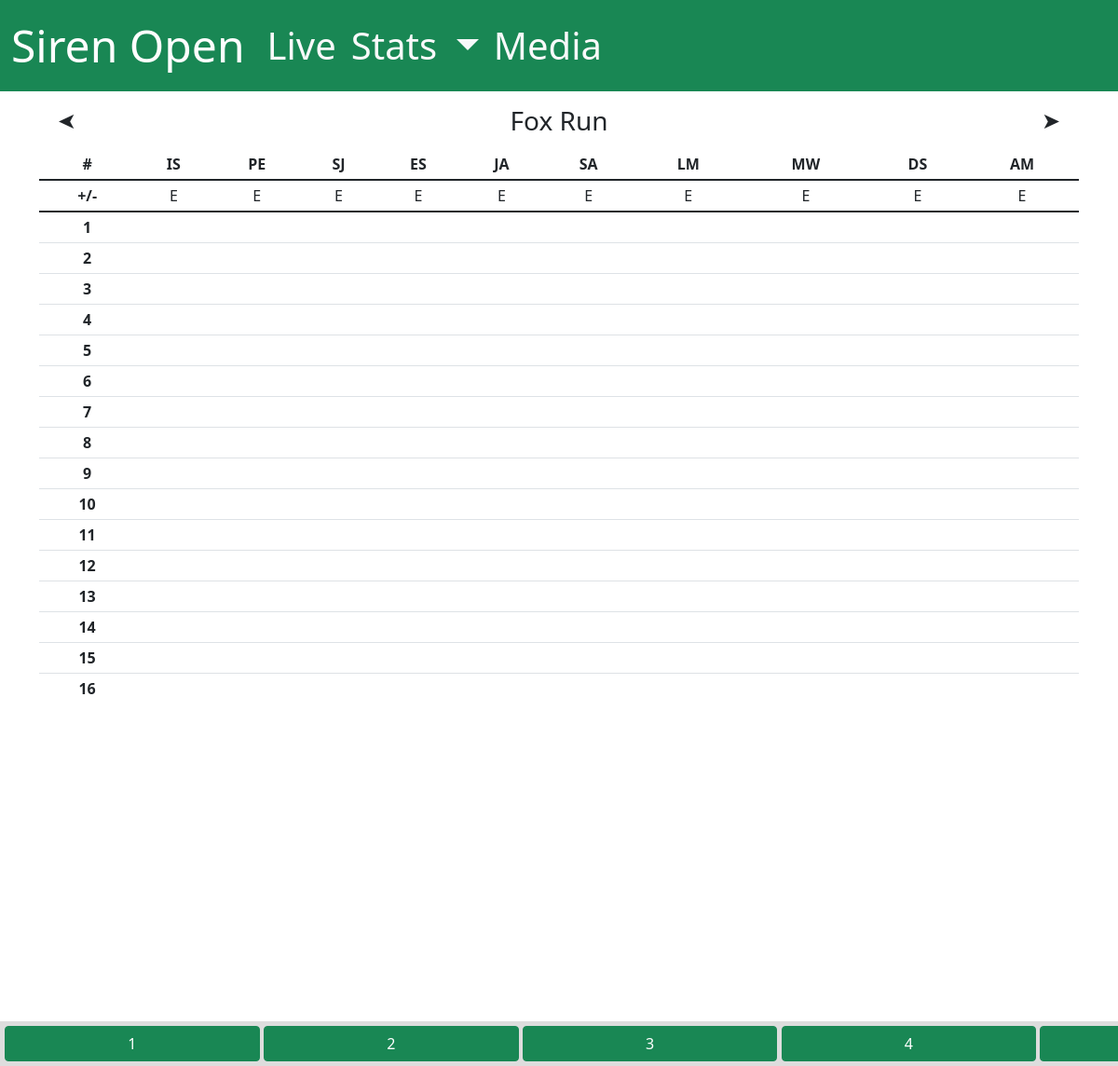
The app's page /live with its own data.
### app/models.py (models this page shows, shortened)
class Course(db.Model):
    __tablename__ = 'course'
    id = mapped_column(Integer, primary_key=True)
    name = mapped_column(String(255), nullable=False)
    layouts = relationship("Layout", backref="course")

class Golfer(db.Model):
    __tablename__ = 'golfer'  # Explicitly set the table name
    id = mapped_column(Integer, primary_key=True)
    name = mapped_column(String(255), nullable=False)
    rounds = relationship("Round", backref="golfer")  # Relationship to Round

### app/routes/live.py (the view)
@app.route('/live')
@app.route('/live/<course>')
def live_summary(course: str = 'Fox Run'):
    return render_live_summary(course=course)

### app/templates/live/live_summary.html (shortened to what this page needs)
{% extends "base.html" %}
{% block content %}
<link rel="stylesheet" href="{{ url_for('static', filename='css/live.css') }}">
<div id="live-summary-content" class="scrollable-content">
    {% include "live/live_course_selection.html" %}
    <div>
        <table class="table table-sm table-equal-cells" style="text-align: center;">
            <thead>
                <tr>
                    <th>#</th>
                    {% for g in score_summary.keys() %}
                    <th>{{ g.split(' ')[0][0]+g.split(' ')[1][0] }}</th>
                    {% endfor %}
                </tr>
            </thead>
            <thead>
                <tr>
                    <th>+/-</th>
                    {% for g,x in score_summary.items() %}
                    {% if score_summary[g]['total'] - score_summary[g]['par'] < 0 %} <th style="font-weight: normal;">{{
                        score_summary[g]['total'] - score_summary[g]['par'] }}</th>
                        {% elif score_summary[g]['total'] - score_summary[g]['par'] > 0 %}
                        <th style="font-weight: normal;">+{{ score_summary[g]['total'] - score_summary[g]['par'] }}</th>
                        {% else %}
                        <th style="font-weight: normal;">E</th>
                        {% endif %}
                        {% endfor %}
                </tr>
            </thead>
            <tbody>
                {% for hole_number,scores_by_golfer in scores.items() %}
                <tr>
                    <td style="font-weight: bold;">{{ hole_number }}</td>
                    {% for g in score_summary.keys() %}
                    {% if scores_by_golfer[g]['score'] %}
                    <td>{{ scores_by_golfer[g]['score'] }}</td>
                    {% else %}
                    <td></td>
                    {% endif %}
                    {% endfor %}
                </tr>
                {% endfor %}
            </tbody>
        </table>
    </div>
</div>
{% include "live/live_hole_selection.html" %}
{% endblock %}

### app/templates/base.html (shortened to what this page needs)
<!DOCTYPE html>
<html lang="en">
<head>
    <link href="https://cdn.jsdelivr.net/npm/bootstrap@5.1.3/dist/css/bootstrap.min.css" rel="stylesheet"
>
</head>
<body>
    <nav id="base-navbar" class="navbar navbar-expand-lg navbar-dark bg-success">
        <div class="container-fluid">
            <a class="navbar-brand" href="/home" style="font-size: 3rem;">Siren Open</a>
            <div class="collapse navbar-collapse" id="navbarSupportedContent">
                <ul class="navbar-nav me-auto mb-2 mb-lg-0">
                    <li class="nav-item">
                        <a class="nav-link fs-1 text-light" href="/live">Live</a>
                    </li>
                    <li class="nav-item dropdown">
                        <a class="nav-link dropdown-toggle fs-1 text-light" href="#" id="navbarDropdown" role="button"
                            data-bs-toggle="dropdown" aria-expanded="false">
                            Stats
                        </a>
                    </li>
                    <li class="nav-item">
                        <a class="nav-link fs-1 text-light" href="/media">Media</a>
                    </li>
                </ul>
            </div>
        </div>
    </nav>
    <div class="container">
        {% block content %}{% endblock %}
    </div>
</body>
</html>

### app/templates/live/live_course_selection.html
<div class="navigation-container" style="border: none;">
    {% if hole %}
    <a class="arrow-button text-dark" style="transform: scaleX(-1);"
        href="{{ url_for('live_detail', course=all_courses[(all_courses.index(course)-1) % all_courses|length], hole=1) }}">&#x27A4;</a>
    {% else %}
    <a class="arrow-button text-dark" style="transform: scaleX(-1);"
        href="{{ url_for('live_summary', course=all_courses[(all_courses.index(course)-1) % all_courses|length]) }}">&#x27A4;</a>
    {% endif %}
    <a class="text-center fs-3 course-nav-text text-dark" href="{{ url_for('live_summary', course=course) }}">{{ course }}</a>
    {% if hole %}
    <a class="arrow-button text-dark"
        href="{{ url_for('live_detail', course=all_courses[(all_courses.index(course)+1) % all_courses|length], hole=1) }}">&#x27A4;</a>
    {% else %}
    <a class="arrow-button text-dark"
        href="{{ url_for('live_summary', course=all_courses[(all_courses.index(course)+1) % all_courses|length]) }}">&#x27A4;</a>
    {% endif %}
</div>

### app/templates/live/live_hole_selection.html
<div id="live-hole-selection" class="fixed-bottom-div">
    {% for i in range(num_holes) %}
    <a type="button" class="btn btn-success mx-0" style="width: 23%"
        href="{{ url_for('live_detail', course=course, hole=i+1) }}">{{ i+1 }}</a>
    {% endfor %}
</div>

### app/static/css/live.css (style rules this page uses)
* { box-sizing: border-box; }
body { margin: 0; padding: 0; height: 100vh; }
.scrollable-content { overflow-y: auto; }
.fixed-bottom-div { overflow-x: scroll; white-space: nowrap; position: fixed; bottom: 0; left: 0; width: 100%; background-color: #dddddd; padding: 5px; text-align: center; z-index: 1000; }
.navigation-container { display: flex; align-items: center; justify-content: space-between; padding: 10px 20px; border: 1px solid #dee2e6; }
.arrow-button { font-size: 1.5em; color: #ffffff; cursor: pointer; text-decoration: none; }
.course-nav-text { color: #ffffff; cursor: pointer; text-decoration: none; }

### records on screen
Course: name "Fox Run"
Golfer: name "IS", shows "E"
Golfer: name "PE"
Golfer: name "SJ", shows "E"
Golfer: name "ES"
Golfer: name "JA", shows "E"
Golfer: name "SA", shows "E"
Golfer: name "LM", shows "E"
Golfer: name "MW", shows "E"
Golfer: name "DS", shows "E"
Golfer: name "AM", shows "E"

### other values on screen
{{ hole_number }} "1" "2" "3" "4" "5" "6" "7" "8" "9" "10" "11" "12" "13" "14" "15" "16"
{{ i+1 }} "1" "2" "3" "4"
